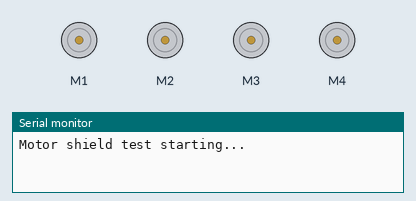
Recording of a sketch running on a simulated Arduino Uno, built with avr-gcc and run on an emulated ATmega328P. Parts: 4 × DC motor (green arrow = forward, orange = backward, longer = faster), the last lines printed to the serial monitor.

Above: at 0.1 s.
At 5.3 s:
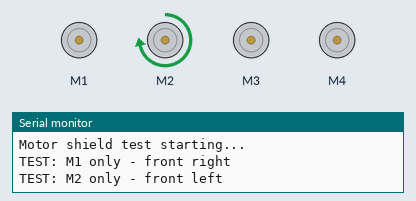
At 9.0 s:
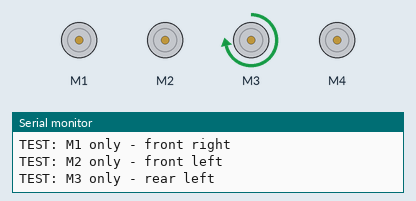
At 16.4 s:
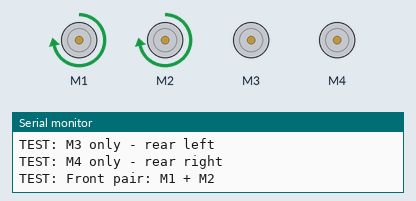
At 23.8 s:
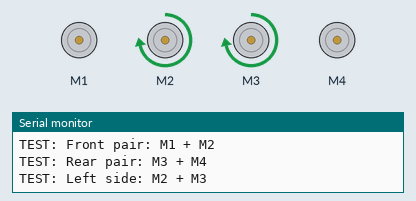
At 31.2 s:
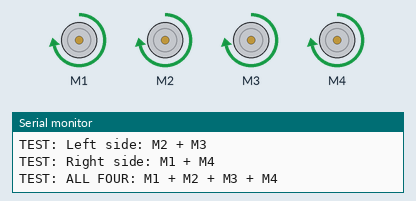
Timing chart, 0 to 35.1 s (numbered marks = the images above):
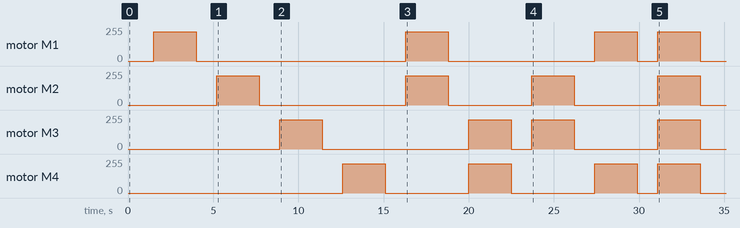

The sketch:

motor_test.ino
```cpp
#include <Wire.h>
#include <Adafruit_MotorShield.h>

Adafruit_MotorShield shield = Adafruit_MotorShield();

Adafruit_DCMotor *M1 = shield.getMotor(1);  // Front-right
Adafruit_DCMotor *M2 = shield.getMotor(2);  // Front-left
Adafruit_DCMotor *M3 = shield.getMotor(3);  // Rear-left
Adafruit_DCMotor *M4 = shield.getMotor(4);  // Rear-right

const uint8_t TEST_SPEED = 220;
const unsigned long RUN_TIME_MS = 2500;
const unsigned long PAUSE_TIME_MS = 1200;

void startMotor(Adafruit_DCMotor *motor) {
  motor->setSpeed(TEST_SPEED);
  motor->run(FORWARD);
}

void stopMotor(Adafruit_DCMotor *motor) {
  motor->setSpeed(0);
  motor->run(RELEASE);
}

void stopAll() {
  stopMotor(M1);
  stopMotor(M2);
  stopMotor(M3);
  stopMotor(M4);
}

void runTest(const __FlashStringHelper *name,
             bool useM1, bool useM2, bool useM3, bool useM4) {
  Serial.println();
  Serial.print(F("TEST: "));
  Serial.println(name);

  if (useM1) startMotor(M1);
  if (useM2) startMotor(M2);
  if (useM3) startMotor(M3);
  if (useM4) startMotor(M4);

  delay(RUN_TIME_MS);

  stopAll();
  delay(PAUSE_TIME_MS);
}

void setup() {
  Serial.begin(115200);
  shield.begin();

  stopAll();

  Serial.println(F("Motor shield test starting..."));
  delay(1500);

  // Individual channels
  runTest(F("M1 only - front right"), true,  false, false, false);
  runTest(F("M2 only - front left"),  false, true,  false, false);
  runTest(F("M3 only - rear left"),   false, false, true,  false);
  runTest(F("M4 only - rear right"),  false, false, false, true);

  // Physical axle pairs
  runTest(F("Front pair: M1 + M2"), true,  true,  false, false);
  runTest(F("Rear pair: M3 + M4"),  false, false, true,  true);

  // Differential-drive sides
  runTest(F("Left side: M2 + M3"),  false, true,  true,  false);
  runTest(F("Right side: M1 + M4"), true,  false, false, true);

  // Everything
  runTest(F("ALL FOUR: M1 + M2 + M3 + M4"), true, true, true, true);

  Serial.println();
  Serial.println(F("Motor test complete."));
}

void loop() {
}
```
